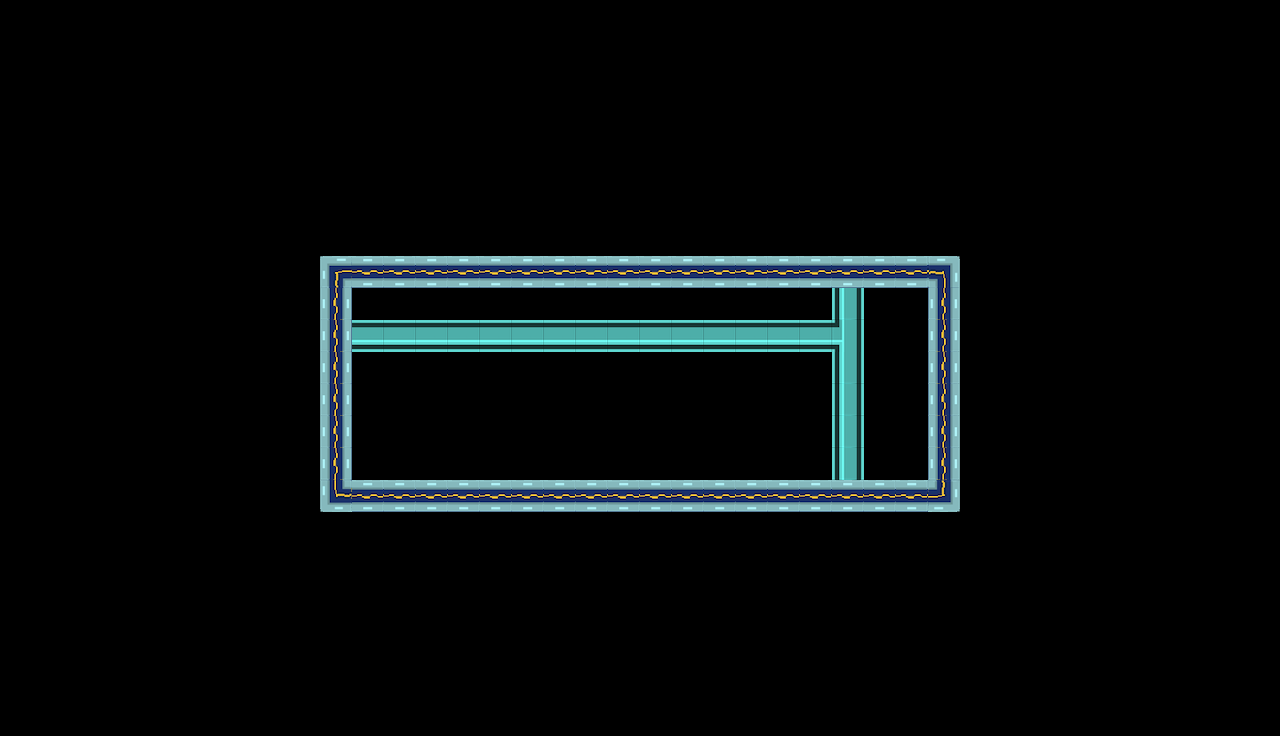

Rendered tile map (Tiled .tmx) drawn with the repository's tilesets; below, a short description and the map source with its tile grids summarised:
An orthogonal 40x23 tile map with 32x32 px tiles, 2 tile layers (background, platforms) and 10 objects (3x BackObject, PlayerStart1, PlayerStart2, Block, Exit, ...).

<map version="1.0" tiledversion="1.0.3" orientation="orthogonal" renderorder="right-down" width="40" height="23" tilewidth="32" tileheight="32" nextobjectid="39">
 <properties>
  <property name="Back" value="back5" />
  <property name="Title" value="Two Cyborg Bodies...One Brain" />
  <property name="backOffX" type="int" value="0" />
  <property name="backOffY" type="int" value="-100" />
 </properties>
 <tileset firstgid="1" source="tileset.tsx" />
 <layer name="background" width="40" height="23">
  <data>[920 cells, 69 non-empty, 7 distinct tile ids]</data>
 </layer>
 <layer name="platforms" width="40" height="23">
  <data>[920 cells, 812 non-empty, 8 distinct tile ids]</data>
 </layer>
 <objectgroup name="objects">
  <object id="4" name="P1" type="PlayerStart1" x="371.058" y="402.742" width="60" height="77" />
  <object id="5" name="P2" type="PlayerStart2" x="458.724" y="435.675" width="47" height="44" />
  <object id="14" name="block3" type="Block" x="-64" y="352" width="32" height="32" />
  <object id="16" name="exit" type="Exit" x="857.435" y="389.062" width="64" height="90" />
  <object id="28" name="Tramp1" type="Trampoline" x="-128" y="480" width="48" height="48">
   <properties>
    <property name="static" type="bool" value="true" />
   </properties>
  </object>
  <object id="34" name="switch1" type="Switch" x="-128" y="256" width="48" height="48">
   <properties>
    <property name="startOn" type="bool" value="false" />
    <property name="toggle" type="bool" value="true" />
    <property name="visible" type="bool" value="true" />
   </properties>
  </object>
  <object id="35" name="fan1" type="Fan" x="-256" y="96" width="32" height="32">
   <properties>
    <property name="dir" type="int" value="1" />
    <property name="power" type="int" value="500" />
    <property name="startOn" type="bool" value="false" />
    <property name="switches" value="switch1" />
   </properties>
  </object>
  <object id="36" name="BackObject" type="BackObject" x="672" y="352" width="128" height="128">
   <properties>
    <property name="frames" type="int" value="3" />
    <property name="speed" type="int" value="10" />
    <property name="sprite" value="vat" />
    <property name="style" type="int" value="2" />
   </properties>
  </object>
  <object id="37" name="BackObject" type="BackObject" x="384" y="384" width="96" height="96">
   <properties>
    <property name="frames" type="int" value="1" />
    <property name="speed" type="int" value="10" />
    <property name="sprite" value="blood1" />
    <property name="style" type="int" value="2" />
   </properties>
  </object>
  <object id="38" name="hint1" type="BackObject" x="513.294" y="540.145" width="128" height="128">
   <properties>
    <property name="frames" type="int" value="1" />
    <property name="speed" type="int" value="10" />
    <property name="sprite" value="hint1" />
    <property name="style" type="int" value="2" />
   </properties>
  </object>
 </objectgroup>
</map>
